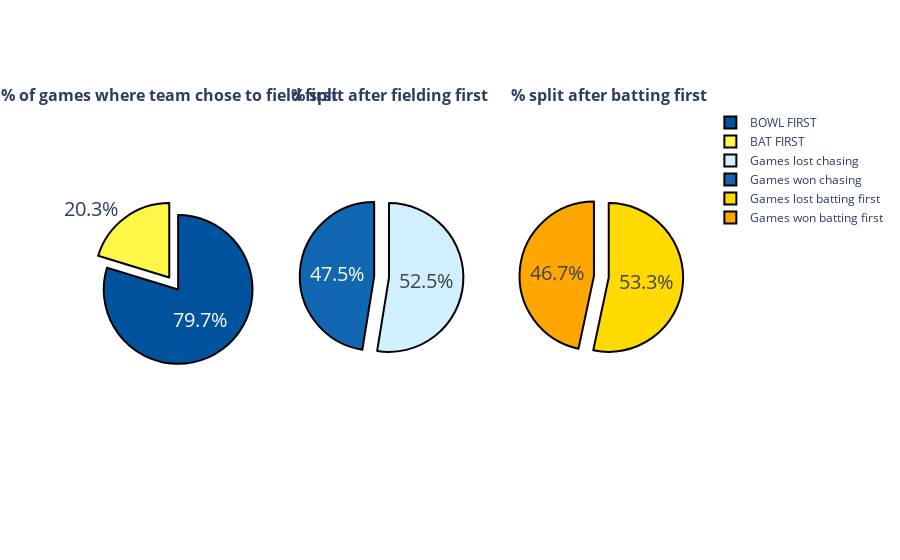

Notebook code for this chart:
### Code cell
toss_decision_labels = list(df_season_summary_2022.decision.value_counts().index)
toss_decision_values = df_season_summary_2022.decision.value_counts()

teams_chasing_labels = ["Games won chasing","Games lost chasing"]
teams_winning_chasing_values = [np.shape(teams_winning_chasing)[0],np.shape(teams_losing_chasing)[0]]

teams_batting_labels = ['Games won batting first','Games lost batting first']
teams_winning_batting_values = [np.shape(teams_winning_batting)[0],np.shape(teams_losing_batting)[0]]

toss_chart_colors = ["#00539CFF","#FFF748"]
fielding_first_chart_colors = ["#1167B1","#D0EFFF"]
batting_first_chart_colors = ["#FFA701","#FFDA00"]

fig = make_subplots(rows=1,cols=3,specs=[[{"type":"pie"},{"type":"pie"},{"type":"pie"}]],subplot_titles=['<b>% of games where team chose to field first</b>',
                                                                                                         '<b>% split after fielding first</b>',
                                                                                                         '<b>% split after batting first</b>'])

fig.add_trace(go.Pie(labels=toss_decision_labels,values=toss_decision_values,pull=[0.2,0],
                     marker=dict(colors=toss_chart_colors)),row=1,col=1)

fig.add_trace(go.Pie(labels=teams_chasing_labels,values=teams_winning_chasing_values,pull=[0.2,0],
                     marker=dict(colors=fielding_first_chart_colors)),row=1,col=2)

fig.add_trace(go.Pie(labels=teams_batting_labels,values=teams_winning_batting_values,pull=[0.2,0],
                     marker=dict(colors=batting_first_chart_colors)),row=1,col=3)

fig.update_traces(hoverinfo='label+value',textfont_size=20,marker=dict(line=dict(color='#000000', width=2)))
fig.show()

### Figure 1 — Plotly figure (JSON) as saved in the notebook; plotly's stock layout.template omitted (floating-point values rounded to 4 significant figures)
{"data": [{"labels": ["BOWL FIRST", "BAT FIRST"], "marker": {"colors": ["#00539CFF", "#FFF748"], "line": {"color": "#000000", "width": 2}}, "pull": [0.2, 0], "values": [59, 15], "type": "pie", "domain": {"x": [0, 0.2889], "y": [0, 1]}, "textfont": {"size": 20}, "hoverinfo": "label+value"}, {"labels": ["Games won chasing", "Games lost chasing"], "marker": {"colors": ["#1167B1", "#D0EFFF"], "line": {"color": "#000000", "width": 2}}, "pull": [0.2, 0], "values": [28, 31], "type": "pie", "domain": {"x": [0.3556, 0.6444], "y": [0, 1]}, "textfont": {"size": 20}, "hoverinfo": "label+value"}, {"labels": ["Games won batting first", "Games lost batting first"], "marker": {"colors": ["#FFA701", "#FFDA00"], "line": {"color": "#000000", "width": 2}}, "pull": [0.2, 0], "values": [7, 8], "type": "pie", "domain": {"x": [0.7111, 1], "y": [0, 1]}, "textfont": {"size": 20}, "hoverinfo": "label+value"}], "layout": {"annotations": [{"font": {"size": 16}, "showarrow": false, "text": "<b>% of games where team chose to field first</b>", "x": 0.1444, "xanchor": "center", "xref": "paper", "y": 1, "yanchor": "bottom", "yref": "paper"}, {"font": {"size": 16}, "showarrow": false, "text": "<b>% split after fielding first</b>", "x": 0.5, "xanchor": "center", "xref": "paper", "y": 1, "yanchor": "bottom", "yref": "paper"}, {"font": {"size": 16}, "showarrow": false, "text": "<b>% split after batting first</b>", "x": 0.8556, "xanchor": "center", "xref": "paper", "y": 1, "yanchor": "bottom", "yref": "paper"}], "autosize": true}}
